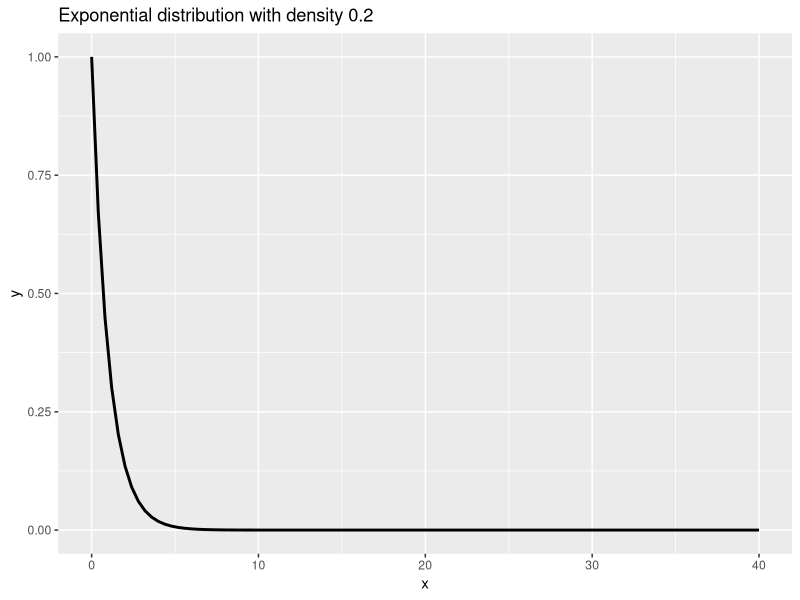
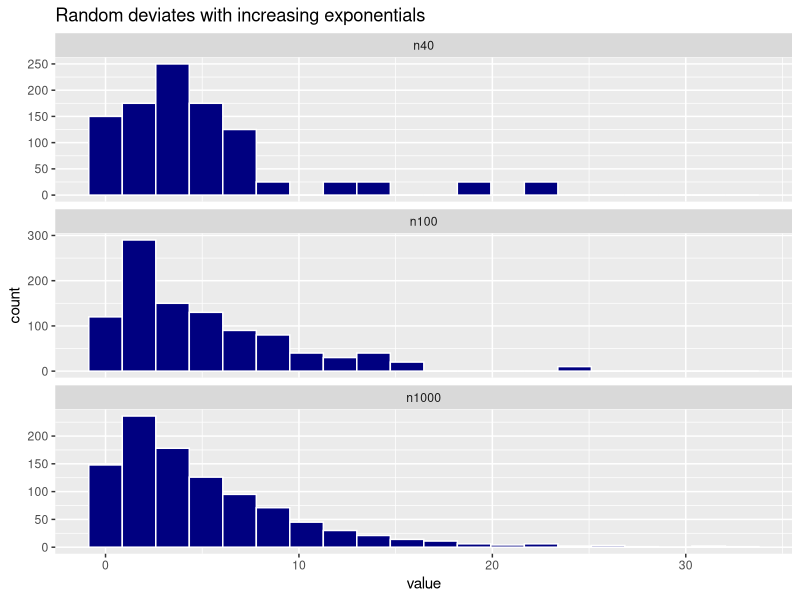
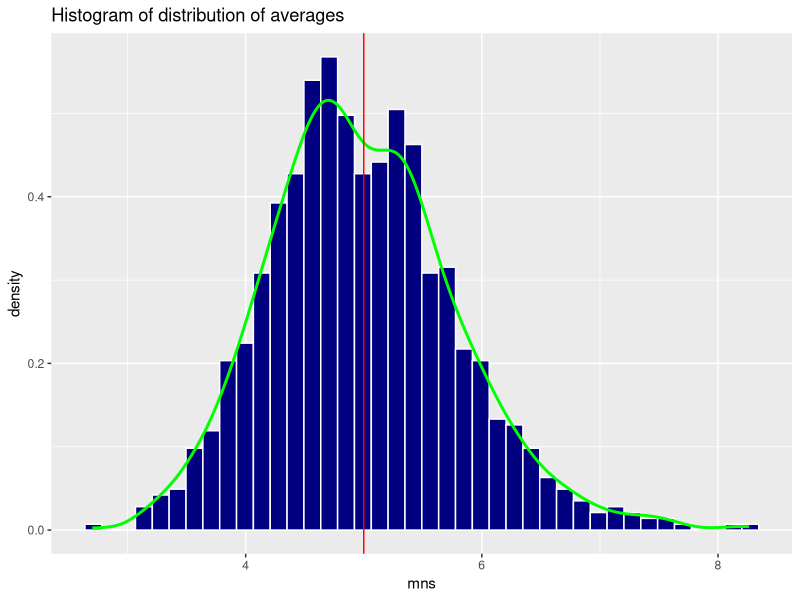
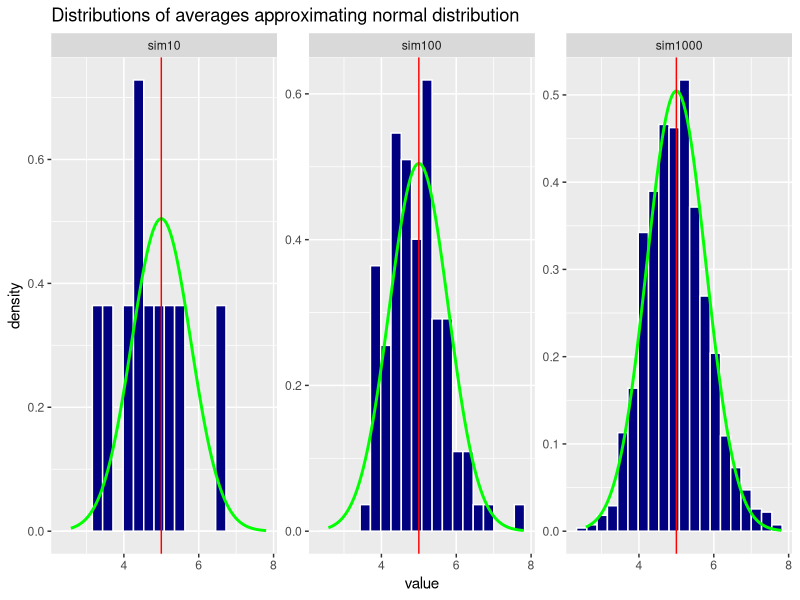

Recreate these plots in R, in order.
## ---- chunk 1
knitr::opts_chunk$set(echo = TRUE)
library(ggplot2)
library(knitr)
library(reshape2)
library(plyr)
## ---- chunk 2
set.seed(1)
lambda <- .2
n <- 40
## ---- chunk 3
#To refresh our mind we show how an exponential distribution looks
df <- data.frame(x=seq(0,40,by=.2))
ggplot(df) + 
  stat_function(aes(x),fun=dexp, size = 1) + 
  ggtitle("Exponential distribution with density 0.2")

#By increasing n the distribution approximates the exponential distribution
df <- melt(data.frame(
  "n40" = rexp(40, lambda),
  "n100" = rexp(100, lambda),
  "n1000" = rexp(1000, lambda)
), measure.vars = c("n40","n100","n1000"))

ggplot(df, aes(x = value)) + 
  geom_histogram(bins = 20, col = "white", fill = "navy") + 
  facet_wrap(~variable, scales = "free_y", ncol = 1) +
  ggtitle("Random deviates with increasing exponentials")
## ---- chunk 4
#For this research we proceed with an n of 40 for which we run a 1000
#simulations for which we will investigate the distribution of the means
mns = NULL
for (i in 1 : 1000) mns = c(mns, mean(rexp(n, lambda)))
mns <- as.data.frame(mns)
## ---- chunk 5
#theoretical mean for exponentially distributed random variables with rate 
#parameter lambda is E[X] = 1 / lambda = beta
theoretical_mean <- 1 / lambda

#sample mean is the mean of 1000 means
sample_mean <- mean(mns$mns)
## ---- chunk 6
ggplot(mns, aes(mns)) + 
        geom_histogram(bins = 40, aes(y=..density..), col = "white", fill = "navy") + 
        geom_density(col = "green", size = 1) + 
        geom_vline(aes(xintercept=theoretical_mean), col = "red") +
        ggtitle("Histogram of distribution of averages")
## ---- chunk 7
#theoretical variance for exponentially distributed random variables with
#rate parameter lambda is Var[X] = (1 / lambda^2) / n = beta^2
theoretical_var <- (1 / lambda^2) / n

#sample variance is the power of sd of 1000 sds
sample_var <- var(mns$mns)
## ---- chunk 8
Statistic <- c("Mean","Variance")
Sample <- c(round(sample_mean,3),round(sample_var,3))
Theoretical <- c(round(theoretical_mean,3),round(theoretical_var,3))
stat_table <- data.frame(Statistic,Sample,Theoretical)
kable(stat_table)
## ---- chunk 9
sim_mns <- function(x) {
        out = NULL
        for (i in 1 : x) out = c(out, mean(rexp(n, lambda)))
        out
}

set.seed(200)
df <- melt(data.frame(
  "sim10" = sim_mns(10),
  "sim100" = sim_mns(100),
  "sim1000" = sim_mns(1000)
), measure.vars = c("sim10", "sim100", "sim1000"))

ggplot(df, aes(x = value)) + 
  geom_histogram(bins = 20, 
                 col = "white", 
                 fill = "navy", 
                 aes(y = ..density..)) + 
  facet_wrap(~variable, scales = "free_y") +
  stat_function(geom = "line", fun = dnorm, 
                args = list(mean = 1/lambda, 
                            sd = (1/lambda)/sqrt(n)), 
                col = "green", size = 1) +
  geom_vline(aes(xintercept=theoretical_mean), col = "red") +
  ggtitle("Distributions of averages approximating normal distribution")
